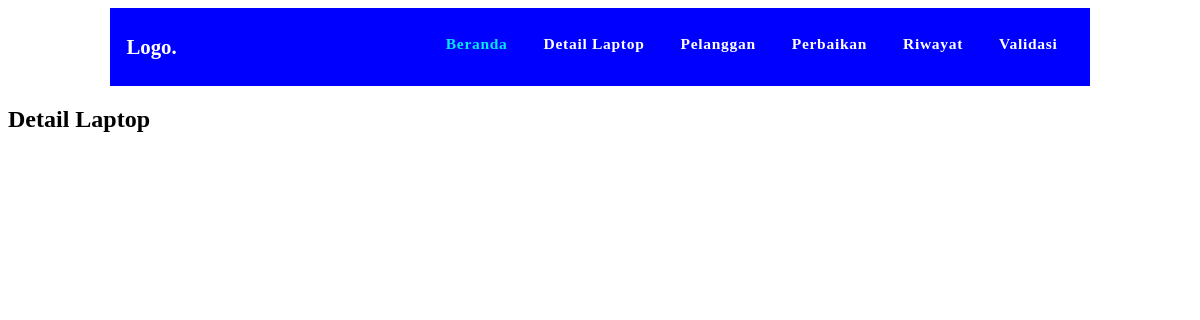
Before: /servD/admin/detail_laptop.php with the older database file.
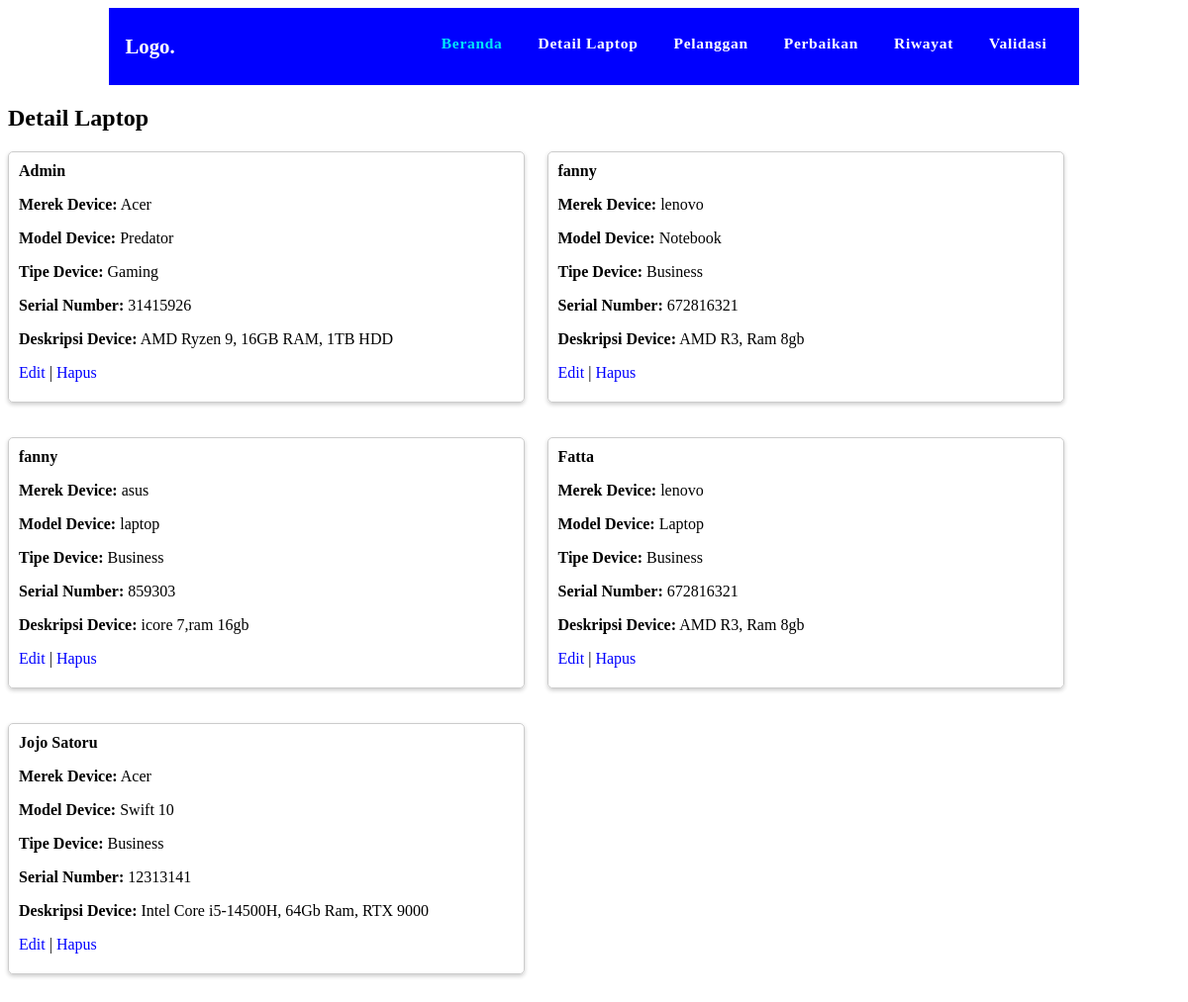
After: the same page with the newer database file.
### tables this page shows
CREATE TABLE `perbaikan` (
  `id_perbaikan` int(10) NOT NULL,
  `id_user` int(10) DEFAULT NULL,
  `id_device` int(10) DEFAULT NULL,
  `desk_kerusakan` text DEFAULT NULL,
  `status` varchar(20) DEFAULT NULL,
  `tanggal_masuk` date DEFAULT NULL,
  `estimasi` date DEFAULT NULL
);

CREATE TABLE `pelanggan` (
  `id_user` int(10) NOT NULL,
  `nama` varchar(25) DEFAULT NULL,
  `alamat` varchar(50) DEFAULT NULL,
  `NomorKontak` int(12) DEFAULT NULL,
  `Email` varchar(25) DEFAULT NULL,
  `username` char(10) DEFAULT NULL,
  `katasandi` char(12) DEFAULT NULL,
  `peran` char(10) DEFAULT NULL
);

CREATE TABLE `device` (
  `id_device` int(10) NOT NULL,
  `merek` varchar(25) DEFAULT NULL,
  `model` varchar(25) DEFAULT NULL,
  `tipe` varchar(25) DEFAULT NULL,
  `deskripsi` text DEFAULT NULL,
  `SN` int(8) DEFAULT NULL
);

### servD/admin/detail_laptop.php (the view, shortened to what this page needs)
<?php
    include "../koneksi.php";
    $query = "SELECT Perbaikan.id_perbaikan, Pelanggan.nama AS 'Nama Pelanggan', Device.merek AS 'Merek Device', Device.model AS 'Model Device', Device.tipe AS 'Tipe Device', Device.sn AS 'Serial Number', Device.deskripsi AS 'Deskripsi Device'
    FROM Pelanggan
    JOIN Perbaikan ON Pelanggan.id_user = Perbaikan.id_user
    JOIN Device ON Perbaikan.id_device = Device.id_device
    ORDER BY Pelanggan.nama ASC";
    $sql = mysqli_query($link, $query);
?>
<html>
<head>
    <?php
        include "menu.php"; ?>
    <link rel="stylesheet" href="style.css">
</head>
<body>
    <h2>Detail Laptop</h2>
    <div class="grid-container">
        <?php while ($row = mysqli_fetch_assoc($sql)) { ?>
            <div class="card">
                <div class="card-header"><?php echo $row['Nama Pelanggan']; ?></div>
                <div class="card-content">
                    <p><strong>Merek Device:</strong> <?php echo $row['Merek Device']; ?></p>
                    <p><strong>Model Device:</strong> <?php echo $row['Model Device']; ?></p>
                    <p><strong>Tipe Device:</strong> <?php echo $row['Tipe Device']; ?></p>
                    <p><strong>Serial Number:</strong> <?php echo $row['Serial Number']; ?></p>
                    <p><strong>Deskripsi Device:</strong> <?php echo $row['Deskripsi Device']; ?></p>
                    <a class="card-link" href="edit_laptop.php?id=<?php echo $row['id_perbaikan']; ?>">Edit</a>    |
                    <a class="card-link" href="hapus_laptop.php?id=<?php echo $row['id_perbaikan']; ?>">Hapus</a>
                </div>
            </div>
        <?php } ?>
    </div>
    <br><br>
</body>
</html>

Changed rows visible on the page:
added perbaikan: id_user.nama "Admin", id_device.merek "Acer", id_device.model "Predator", id_device.tipe "Gaming", id_device.SN "31415926", id_device.deskripsi "AMD Ryzen 9, 16GB RAM, 1TB HDD"
added perbaikan: id_user.nama "fanny", id_device.merek "lenovo", id_device.model "Notebook", id_device.tipe "Business", id_device.SN "672816321", id_device.deskripsi "AMD R3, Ram 8gb"
added perbaikan: id_user.nama "fanny", id_device.merek "asus", id_device.model "laptop", id_device.tipe "Business", id_device.SN "859303", id_device.deskripsi "icore 7,ram 16gb"
added perbaikan: id_user.nama "Fatta", id_device.merek "lenovo", id_device.model "Laptop", id_device.tipe "Business", id_device.SN "672816321", id_device.deskripsi "AMD R3, Ram 8gb"
added perbaikan: id_user.nama "Jojo Satoru", id_device.merek "Acer", id_device.model "Swift 10", id_device.tipe "Business", id_device.SN "12313141", id_device.deskripsi "Intel Core i5-14500H, 64Gb Ram, RTX 9000"
